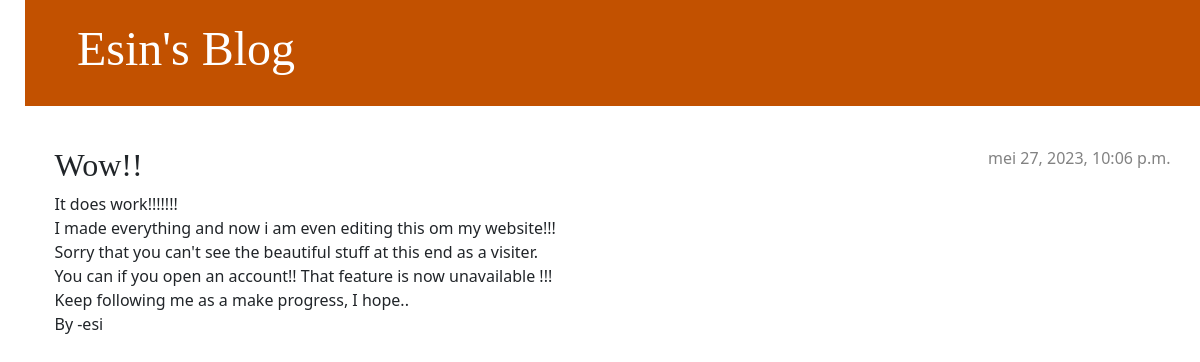
/post/5/, run on the app's committed database.
### blog/models.py (models this page shows, shortened)
class Post(models.Model):
    author = models.ForeignKey(settings.AUTH_USER_MODEL, on_delete=models.CASCADE)
    title = models.CharField(max_length=200)
    text = models.TextField()
    foto = models.ImageField(upload_to='post_images/')
    created_date = models.DateTimeField(default=timezone.now)
    published_date = models.DateTimeField(blank=True, null=True)

### blog/views.py (the view)
# urls.py: path('post/<int:pk>/', views.post_detail, name='post_detail'),
def post_detail(request, pk):
    post = get_object_or_404(Post, pk=pk)
    return render(request, 'blog/post_detail.html', {'post': post})

### blog/templates/blog/post_detail.html (shortened to what this page needs)
{% extends 'blog/base.html' %}
{% block content %}
<article class="post">
    {% if post.published_date %}
        <time class="date">
            {{ post.published_date }}
        </time>
    {% endif %}
    <h2>{{ post.title }}</h2>
    <p>{{ post.text|linebreaksbr }}</p>
</article>
{% endblock %}

### blog/static/css/blog.css (style rules this page uses)
body { padding-left: 25px; }
h1, h2, h3, h4 { font-family: 'Lobster', cursive; }
.date { color: #828282; }
.post { margin-bottom: 70px; }
.post > .date, .post > .actions { float: right; }

### data on the page
Post: published_date "mei 27, 2023, 10:06 p.m.", title "Wow!!", text "It does work!!!!!!! I made everything and now i am even editing this om my website!!! Sorry that you can't see the beautiful stuff at this end as a visiter. You can if you open an account!! That feature is now unavailable !!! Keep following me as a make progress, I hope.. By -esi"
